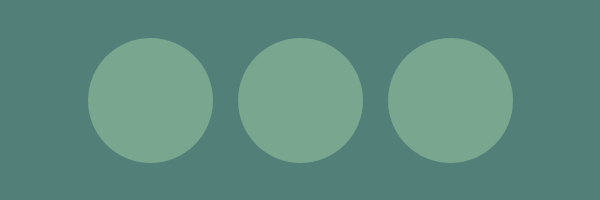
Frame 1 (no input)
Frame 60 (the mouse pressed at the canvas centre just before this capture): identical to frame 1, image omitted
Frame 120 (the mouse held since frame 60 and released just before this capture): identical to frame 1, image omitted

The Processing sketch that drew this single still picture (run headless with seeded random() and noise(); from frame 60 on, the mouse is pressed at the canvas centre):

// Processing sketch: processing_90248
// ── processing_90248.pde

color[]stoplight ={#537F79,  #78A68F, #CBD49C, #FED457, #CB252A};
color[] palette= stoplight;

int lf = palette[1];
int mf = palette[1];
int rf = palette[1];
//int rf = palette[2];

int s=120;
void setup() {
  size(600, 200);
  smooth();
  rectMode(CENTER);
  stroke(palette[1]);
  strokeWeight(5);
}

void draw() {
  background(palette[0]);
  
  fill(lf);
  ellipse(width/4, height/2, s, s);
  
   fill(mf);
  ellipse(width/2, height/2, s, s);
  
   fill(rf);
  ellipse(width*3/4, height/2, s, s);
  
  
  //click s key
  if(keyPressed){
  if(key == 's')
    lf =palette[4];
  }else {
      lf = palette[1];
    }
    
     if(keyPressed){
  if(key == 'd')
    mf =palette[3];
  }else {
      mf = palette[1];
    }
    
     if(keyPressed){
  if(key == 'g')
    rf =palette[2];
  }else {
      rf = palette[1];
    }
    
}
